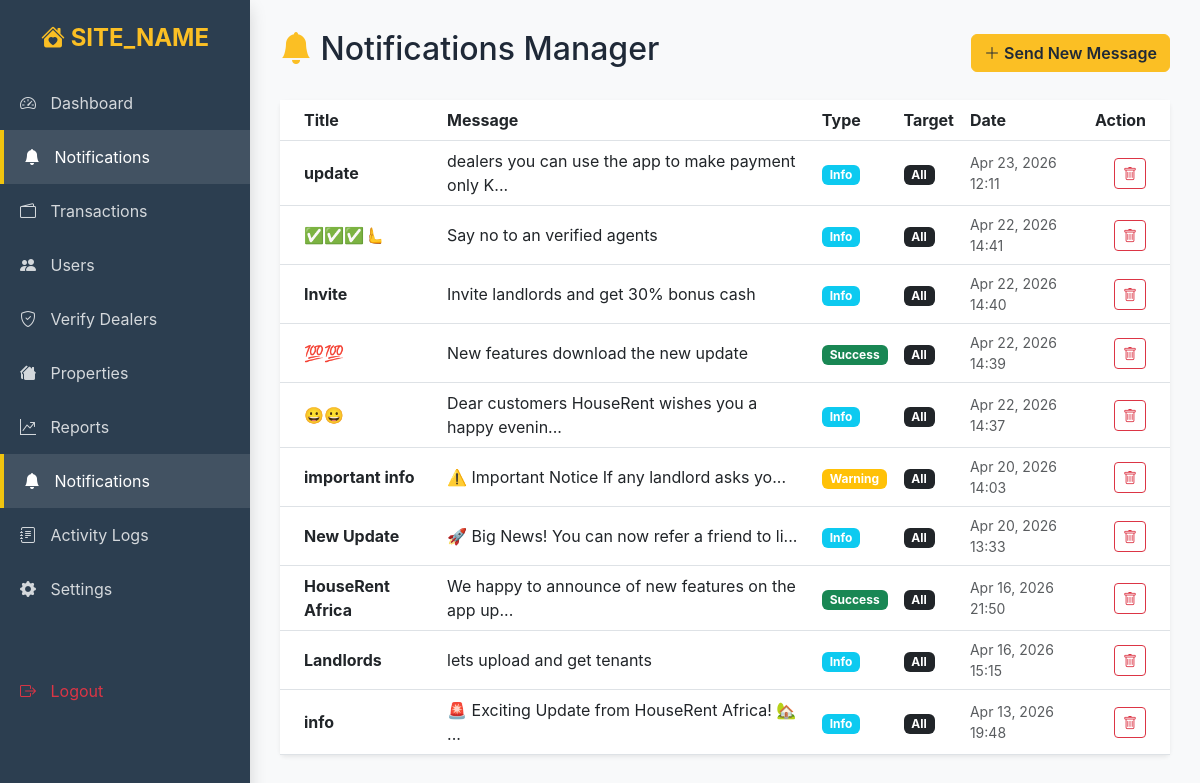
The app's page /admin/notifications.php (signed in), older data.
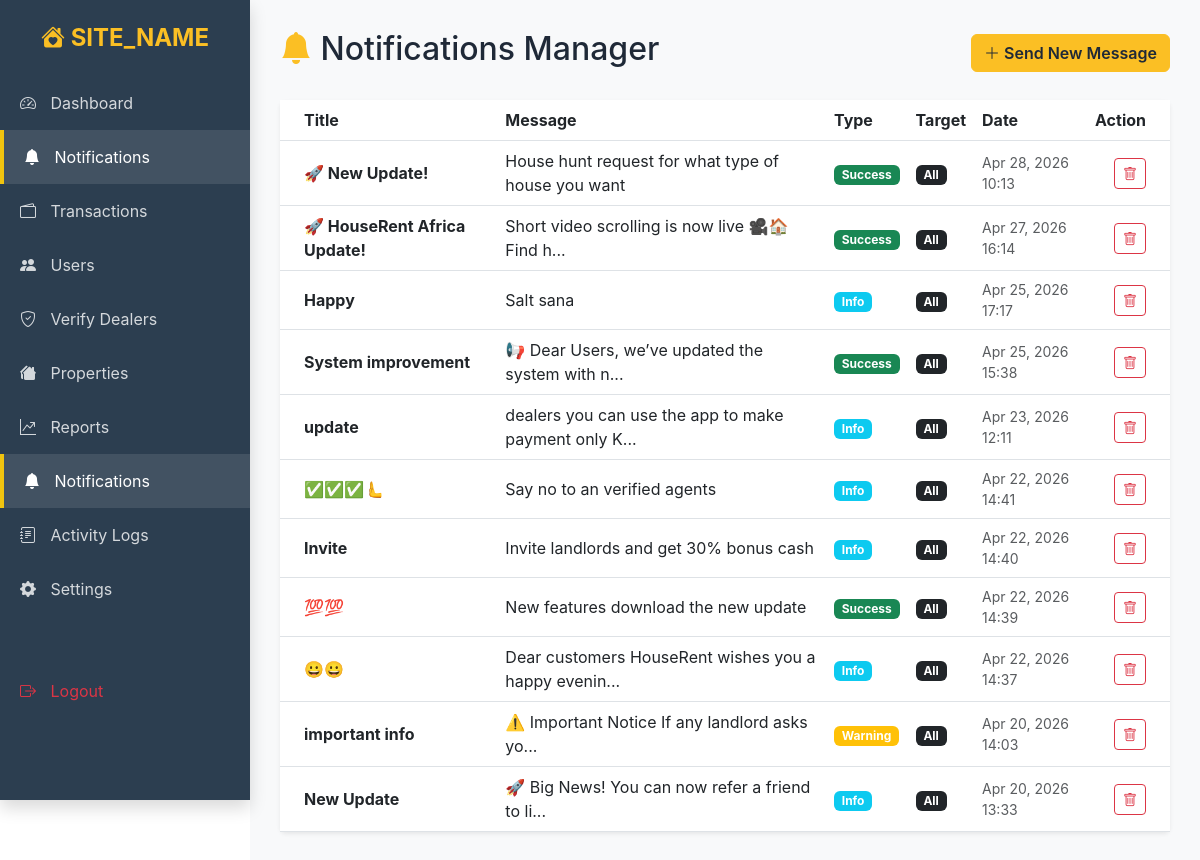
The same page, newer data.
### tables this page shows
CREATE TABLE `notifications` (
  `id` int(11) NOT NULL,
  `title` varchar(255) NOT NULL,
  `message` text NOT NULL,
  `type` enum('info','warning','danger','success') DEFAULT 'info',
  `target_role` enum('all','dealer','user') DEFAULT 'all',
  `is_active` tinyint(1) DEFAULT 1,
  `created_by` int(11) DEFAULT NULL,
  `created_at` timestamp NOT NULL DEFAULT current_timestamp()
);

### admin/notifications.php (the view, shortened to what this page needs)
<?php
$pdo = new PDO("mysql:host=" . DB_HOST . ";dbname=" . DB_NAME, DB_USER, DB_PASS);
$pdo->setAttribute(PDO::ATTR_ERRMODE, PDO::ERRMODE_EXCEPTION);
$stmt = $pdo->query("SELECT * FROM notifications ORDER BY created_at DESC");
$notifications = $stmt->fetchAll(PDO::FETCH_ASSOC);
?>
<!DOCTYPE html>
<html lang="en">
<head>
    <link href="https://cdn.jsdelivr.net/npm/bootstrap@5.3.0/dist/css/bootstrap.min.css" rel="stylesheet">
    <link rel="stylesheet" href="https://cdn.jsdelivr.net/npm/bootstrap-icons@1.10.0/font/bootstrap-icons.css">
    <link rel="stylesheet" href="../assets/css/style.css">
</head>
<body>
<?php include 'includes/sidebar.php'; ?>
<div class="admin-main">
    <div class="d-flex justify-content-between align-items-center mb-4">
        <h2><i class="bi bi-bell-fill text-primary"></i> Notifications Manager</h2>
        <button class="btn btn-primary" data-bs-toggle="modal" data-bs-target="#addModal">
            <i class="bi bi-plus-lg"></i> Send New Message
        </button>
    </div>
    <div class="card shadow-sm border-0">
        <div class="card-body p-0">
            <div class="table-responsive">
                <table class="table table-hover align-middle mb-0">
                    <thead class="bg-light">
                        <tr>
                            <th class="ps-4">Title</th>
                            <th>Message</th>
                            <th>Type</th>
                            <th>Target</th>
                            <th>Date</th>
                            <th class="text-end pe-4">Action</th>
                        </tr>
                    </thead>
                    <tbody>
                        <?php foreach($notifications as $notif): ?>
                            <tr>
                                <td class="ps-4 fw-bold"><?php echo htmlspecialchars($notif['title']); ?></td>
                                <td><?php echo htmlspecialchars(substr($notif['message'], 0, 50)) . (strlen($notif['message'])>50 ? '...' : ''); ?></td>
                                <td>
                                    <?php
                                    $badge = match($notif['type']) {
                                        'info' => 'bg-info',
                                        'warning' => 'bg-warning',
                                        'danger' => 'bg-danger',
                                        'success' => 'bg-success',
                                        default => 'bg-secondary'
                                    };
                                    ?>
                                    <span class="badge <?php echo $badge; ?>"><?php echo ucfirst($notif['type']); ?></span>
                                </td>
                                <td><span class="badge bg-dark"><?php echo ucfirst($notif['target_role']); ?></span></td>
                                <td class="small text-muted"><?php echo date('M d, Y H:i', strtotime($notif['created_at'])); ?></td>
                                <td class="text-end pe-4">
                                    <a href="?delete=<?php echo $notif['id']; ?>" class="btn btn-sm btn-outline-danger" onclick="return confirm('Delete this notification?')">
                                        <i class="bi bi-trash"></i>
                                    </a>
                                </td>
                            </tr>
                        <?php endforeach; ?>
                    </tbody>
                </table>
            </div>
        </div>
    </div>
</div>
</body>
</html>

### admin/includes/sidebar.php
<div class="admin-sidebar shadow">
    <a href="../index.php" class="sidebar-brand">
        <i class="bi bi-house-heart-fill"></i> <?php echo SITE_NAME; ?>
    </a>
    <ul class="sidebar-nav">
        <li class="sidebar-item">
            <a href="dashboard.php" class="sidebar-link <?php echo basename($_SERVER['PHP_SELF']) == 'dashboard.php' ? 'active' : ''; ?>">
                <i class="bi bi-speedometer2"></i> Dashboard
            </a>
        </li>
        <li class="sidebar-item">
            <a href="notifications.php" class="sidebar-link <?php echo basename($_SERVER['PHP_SELF']) == 'notifications.php' ? 'active' : ''; ?>">
                <i class="bi bi-bell-fill"></i> Notifications
            </a>
        </li>
        <li class="sidebar-item">
            <a href="<?php echo rtrim(SITE_URL, '/'); ?>/admin/transactions.php"
               onclick="window.location.href='<?php echo rtrim(SITE_URL, '/'); ?>/admin/transactions.php';"
               class="sidebar-link <?php echo basename($_SERVER['PHP_SELF']) == 'transactions.php' ? 'active' : ''; ?>">
                <i class="bi bi-wallet2"></i> Transactions
            </a>
        </li>
        <li class="sidebar-item">
            <a href="users.php" class="sidebar-link <?php echo basename($_SERVER['PHP_SELF']) == 'users.php' ? 'active' : ''; ?>">
                <i class="bi bi-people-fill"></i> Users
            </a>
        </li>
        <li class="sidebar-item">
            <a href="verify_dealers.php" class="sidebar-link <?php echo basename($_SERVER['PHP_SELF']) == 'verify_dealers.php' ? 'active' : ''; ?>">
                <i class="bi bi-shield-check"></i> Verify Dealers
            </a>
        </li>
        <li class="sidebar-item">
            <a href="properties.php" class="sidebar-link <?php echo basename($_SERVER['PHP_SELF']) == 'properties.php' ? 'active' : ''; ?>">
                <i class="bi bi-houses-fill"></i> Properties
            </a>
        </li>
        <li class="sidebar-item">
            <a href="reports.php" class="sidebar-link <?php echo basename($_SERVER['PHP_SELF']) == 'reports.php' ? 'active' : ''; ?>">
                <i class="bi bi-graph-up-arrow"></i> Reports
            </a>
        </li>
        <li class="sidebar-item">
            <a href="notifications.php" class="sidebar-link <?php echo basename($_SERVER['PHP_SELF']) == 'notifications.php' ? 'active' : ''; ?>">
                <i class="bi bi-bell-fill"></i> Notifications
            </a>
        </li>
        <li class="sidebar-item">
            <a href="logs.php" class="sidebar-link <?php echo basename($_SERVER['PHP_SELF']) == 'logs.php' ? 'active' : ''; ?>">
                <i class="bi bi-journal-text"></i> Activity Logs
            </a>
        </li>
        <li class="sidebar-item">
            <a href="settings.php" class="sidebar-link <?php echo basename($_SERVER['PHP_SELF']) == 'settings.php' ? 'active' : ''; ?>">
                <i class="bi bi-gear-fill"></i> Settings
            </a>
        </li>
        <li class="sidebar-item mt-5">
            <a href="../logout.php" class="sidebar-link text-danger">
                <i class="bi bi-box-arrow-right"></i> Logout
            </a>
        </li>
    </ul>
</div>

### assets/css/style.css (style rules this page uses)
:root { --primary-color: #fbbf24; --primary-hover: #d97706; --bs-primary: #fbbf24; --bs-primary-rgb: 251, 191, 36; --text-dark: #1f2937; }
body { font-family: 'Inter', -apple-system, BlinkMacSystemFont, sans-serif; color: var(--text-dark); }
a { color: var(--text-dark); text-decoration: none; }
.text-primary { color: var(--primary-color) !important; }
.btn-primary { background-color: var(--primary-color) !important; border-color: var(--primary-color) !important; color: #1f2937 !important; font-weight: 600; }

### admin/notifications.php (style rules this page uses)
.admin-sidebar { min-height: 100vh; background: #2c3e50; color: white; width: 250px; position: fixed; }
.sidebar-brand { padding: 20px; font-size: 1.5rem; font-weight: bold; color: #f1c40f; text-decoration: none; display: block; text-align: center; }
.sidebar-nav { list-style: none; padding: 0; }
.sidebar-link { display: block; padding: 15px 20px; color: rgba(255,255,255,0.8); text-decoration: none; transition: 0.3s; }
.sidebar-link:hover, .sidebar-link.active { background: rgba(255,255,255,0.1); color: white; border-left: 4px solid #f1c40f; }
.sidebar-link i { margin-right: 10px; }
.admin-main { margin-left: 250px; padding: 30px; background-color: #f8f9fa; min-height: 100vh; }

Row changes from the older to the newer data that the page shows:
removed notifications: title "HouseRent Africa", message "We happy to announce of new features on the app up", type "Success", target_role "All", created_at "Apr 16, 2026 21:50"
removed notifications: title "Landlords", message "lets upload and get tenants", type "Info", target_role "All", created_at "Apr 16, 2026 15:15"
removed notifications: title "info", message "🚨 Exciting Update from HouseRent Africa! 🏡", type "Info", target_role "All", created_at "Apr 13, 2026 19:48"
added notifications: title "🚀 New Update!", message "House hunt request for what type of house you want", type "Success", target_role "All", created_at "Apr 28, 2026 10:13"
added notifications: title "🚀 HouseRent Africa Update!", message "Short video scrolling is now live 🎥🏠 Find h", type "Success", target_role "All", created_at "Apr 27, 2026 16:14"
added notifications: title "Happy", message "Salt sana", type "Info", target_role "All", created_at "Apr 25, 2026 17:17"
added notifications: title "System improvement", message "📢 Dear Users, we’ve updated the system with n", type "Success", target_role "All", created_at "Apr 25, 2026 15:38"
